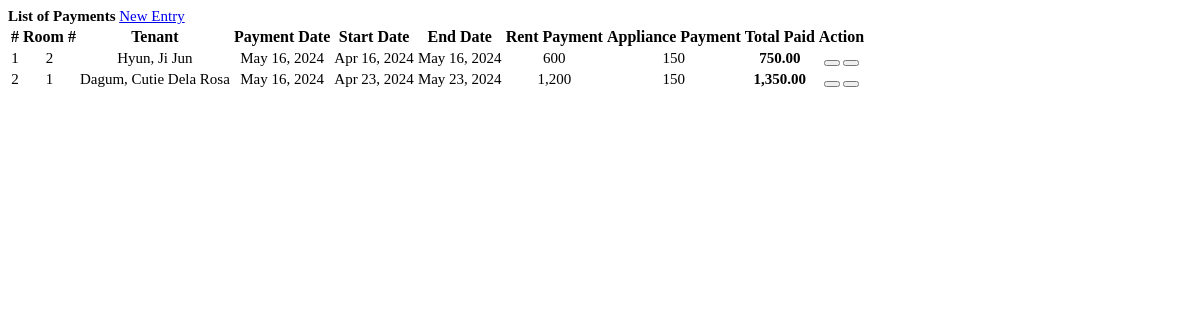
/invoices.php, run on the app's committed database.
### tables this page shows
CREATE TABLE `payments` (
  `id` int(11) NOT NULL,
  `room_no` int(11) NOT NULL,
  `tenant_id` int(11) NOT NULL,
  `date_created` datetime NOT NULL DEFAULT current_timestamp(),
  `due_date` datetime NOT NULL,
  `appliance_fee` double NOT NULL,
  `rent_payment` double NOT NULL,
  `total_amount` double NOT NULL,
  `price` double NOT NULL,
  `appliance_payment` double NOT NULL,
  `appliance_paid` double NOT NULL,
  `start_date` date NOT NULL,
  `end_date` date NOT NULL
);

CREATE TABLE `room` (
  `id` int(11) NOT NULL,
  `room_no` int(11) NOT NULL,
  `price` double NOT NULL,
  `occupancy` int(11) NOT NULL,
  `availability` int(11) NOT NULL,
  `status` varchar(20) NOT NULL
);

### invoices.php (the view, shortened to what this page needs)
<?php
include('db_connect.php');
?>
<div class="container-fluid">
    <div class="col-lg-12">
        <div class="row">
            <div class="col-md-12">
                <div class="card">
                    <div class="card-header">
                        <b>List of Payments</b>
                        <span class="float:right"><a class="btn btn-primary btn-block btn-sm col-sm-2 float-right" href="javascript:void(0)" id="new_invoice">
                    <i class="fa fa-plus"></i> New Entry
                </a></span>
                    </div>
                    <div class="card-body">
                        <table class="table table-condensed table-bordered table-hover">
                            <thead>
                                <tr>
                                    <th class="text-center">#</th>
                                    <th class="">Room #</th>
                                    <th class="">Tenant</th>
                                    <th class="">Payment Date</th>
                                    <th class="">Start Date</th>
                                    <th class="">End Date</th>
                                    <th class="">Rent Payment</th>
                                    <th class="">Appliance Payment</th>
                                    <th class="">Total Paid</th>
                                    <th class="text-center">Action</th>
                                </tr>
                            </thead>
                            <tbody>
                                <?php
                                $i = 1;
                                $invoices = $conn->query("SELECT p.*, concat(t.lastname,', ',t.firstname,' ',t.middlename) as name, t.room_id, r.room_no
                                                FROM payments p
                                                INNER JOIN tenants t ON t.id = p.tenant_id
                                                INNER JOIN room r ON r.id = t.room_id
                                                WHERE t.status = 1
                                                ORDER BY DATE(p.date_created) DESC");
                                while($row = $invoices->fetch_assoc()):
                                ?>
                                <tr>
                                    <td class="text-center"><?php echo $i++ ?></td>
                                    <td class="">
                                        <p><?php echo ucwords($row['room_no']) ?></p>
                                    </td>
                                    <td class="">
                                         <p><?php echo ucwords($row['name']) ?></p>
                                    </td>
                                    <td>
                                        <?php echo date('M d, Y',strtotime($row['date_created'])) ?>
                                    </td>
                                    <td>
                                        <?php echo date('M d, Y',strtotime($row['start_date'])) ?>
                                    </td>
                                    <td>
                                        <?php echo date('M d, Y',strtotime($row['end_date'])) ?>
                                    </td>
                                    <td class="">
                                         <p><?php echo number_format($row['rent_payment']) ?></p>
                                    </td>
                                    <td class="">
                                         <p><?php echo number_format($row['appliance_payment']) ?></p>
                                    </td>
                                    <td class="text-right">
                                         <p> <b><?php echo number_format($row['total_amount'],2) ?></b></p>
                                    </td>
                                    <td class="text-center">
                                        <button class="btn btn-sm btn-outline-primary edit_invoice" type="button" data-id="<?php echo $row['id'] ?>">
                                        </button>
                                        <button class="btn btn-sm btn-outline-danger delete_invoice" type="button" data-id="<?php echo $row['id'] ?>">
                                        </button>
                                    </td>
                                </tr>
                                <?php endwhile; ?>
                            </tbody>
                        </table>
                    </div>
                </div>
            </div>
        </div>
    </div>
</div>

### invoices.php (style rules this page uses)
th { vertical-align: middle !important; text-align: center; }
td { vertical-align: middle !important; font-size: 15px; text-align: center; }
td p { margin: unset }
.card { width: 100%; font-size: 15px; }

### data on the page
payments: room.room_no "2", name "Hyun, Ji Jun", date_created "May 16, 2024", start_date "Apr 16, 2024", end_date "May 16, 2024", rent_payment "600", appliance_payment "150", total_amount "750.00"
payments: room.room_no "1", name "Dagum, Cutie Dela Rosa", date_created "May 16, 2024", start_date "Apr 23, 2024", end_date "May 23, 2024", rent_payment "1,200", appliance_payment "150", total_amount "1,350.00"
